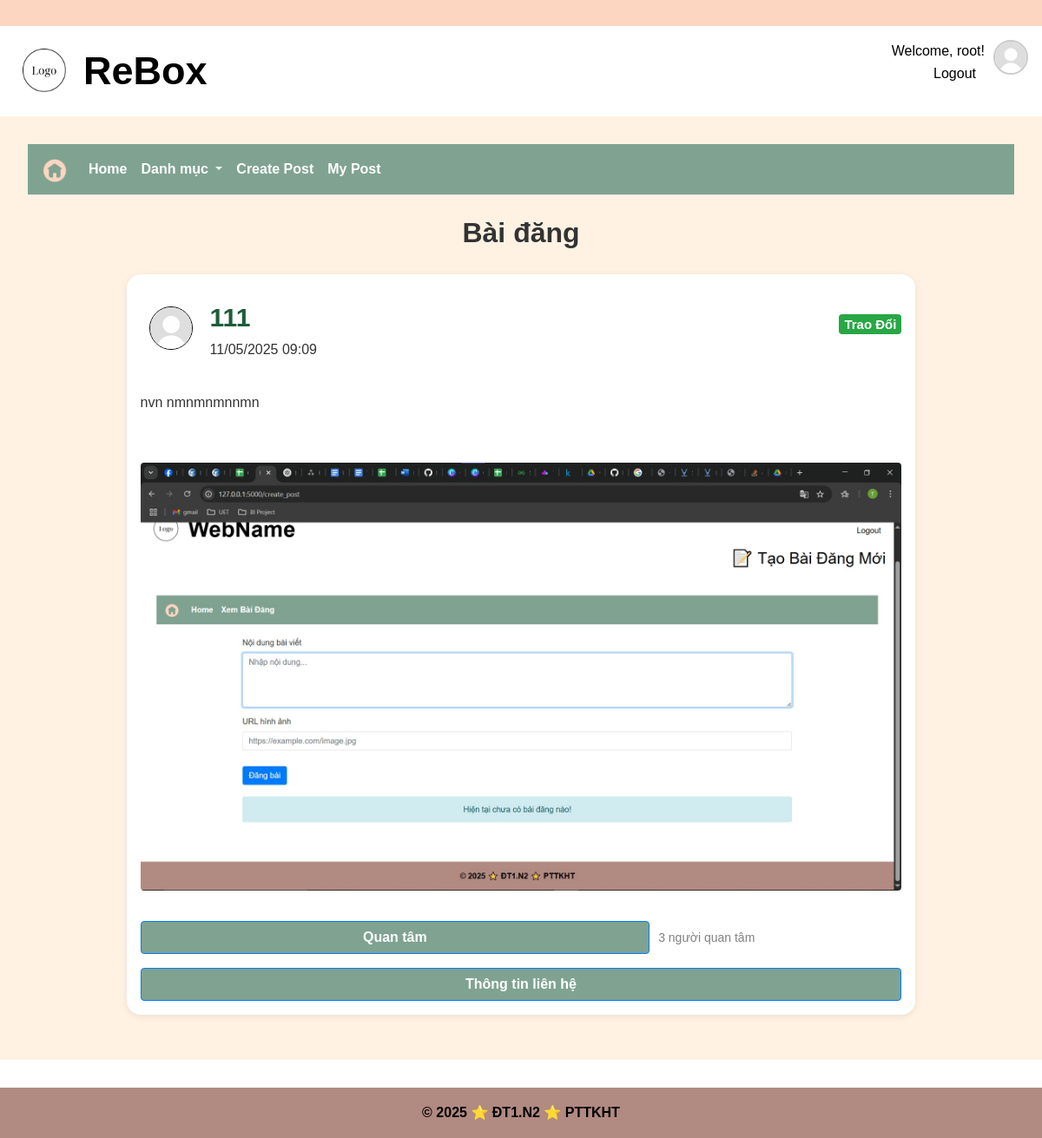
Screenshot of /category/16/post/3e80b1e5-c973-48a6-aa59-25d2b35225d1 (signed in) with the database file from the repository.
### app/models/user.py (models this page shows, shortened)
class User(UserMixin, csdl.Model):
    id = csdl.Column(csdl.Integer, primary_key=True)
    username = csdl.Column(csdl.String(50), unique=True, nullable=False)
    password  = csdl.Column(csdl.String(128), nullable=False)
    avatar = csdl.Column(csdl.Text, nullable = True)
    fullname = csdl.Column(csdl.String(120), nullable=False)
    date_of_birth = csdl.Column(csdl.Date, nullable = True)
    gender = csdl.Column(csdl.String(10), nullable = True)
    address = csdl.Column(csdl.Text, nullable = True)
    email = csdl.Column(csdl.String(120), unique=True, nullable=False)
    phone = csdl.Column(csdl.String(20), nullable=True) #co the null
    facebook = csdl.Column(csdl.Text, nullable =True)
    roles = csdl.relationship('Role', secondary='user_role', backref=csdl.backref('users', lazy='dynamic'))
    created_date = csdl.Column(csdl.DateTime, default=datetime.utcnow)  # Thêm dòng này
    def has_role(self, role_name):
        for role in self.roles:
            if role.name == role_name:
                return True
        return False

### app/models/post.py (models this page shows, shortened)
class Post(csdl.Model):
    __tablename__ = 'post'
    post_id = csdl.Column(csdl.String(50), primary_key=True)  # Khóa chính, kiểu chuỗi
    content = csdl.Column(csdl.String(500), nullable=False)   # Nội dung bài đăng
    image_url = csdl.Column(csdl.String(255), nullable=True)   # Link hình ảnh bài đăng
    is_approved = csdl.Column(csdl.Boolean, default=False)    # Cờ kiểm duyệt bài đăng , aaproved/ reject
    status = csdl.Column(csdl.String(50), default='pending')  # Trạng thái bài đăng pending/received item
    post_type = csdl.Column(csdl.String(50), nullable=False)  # Loại bài đăng (thanh lý, trao đổi, donate)
    create_date = csdl.Column(csdl.DateTime, default=csdl.func.now())  # Thời gian tạo bài đăng
    approval_date = csdl.Column(csdl.DateTime, nullable=True) # time duyệt
    submit_date = csdl.Column(csdl.DateTime, nullable=True)  # Thời gian kết thúc bài đăng
    user_id = csdl.Column(csdl.Integer, csdl.ForeignKey('user.id'), nullable=False)
    category_id = csdl.Column(csdl.Integer, csdl.ForeignKey('category.id'), nullable=False)
    interest_count = csdl.Column(csdl.Integer, default=0)
    interested_user_id = csdl.Column(csdl.Text, default='')
    user = csdl.relationship('User', backref='posts')
    category = csdl.relationship('Category', backref='posts')

### app/posts/post_routes.py (the view)
@post_blueprint.route('/category/<int:category_id>/post/<string:post_id>' , methods=['GET', 'POST'])
@login_required
def view_post_detail(category_id, post_id):
    post = Post.query.get_or_404(post_id)
    category = Category.query.get_or_404(category_id)
    if post.category_id != category.id:
        flash("Bài viết không thuộc danh mục này.", "danger")
        return redirect(url_for('main.index'))
    post.contact_info = parse_contact(post.content)
    return render_template('post/post_detail.html',
        post=post,
        category=category)

### app/models/user.py (called while the page is built)
@login_manager.user_loader
def load_user(user_id): #luu ttin user by id da luu trong session login
    return User.query.get(int(user_id)) #doi tuong User chua ttin (username, pass,email, ...)

### app/posts/post_routes.py (called while the page is built)
def parse_contact(content):
    contact_data = []
    if 'Liên hệ:' not in content:
        return contact_data
    lines = content.split('Liên hệ:')[1].strip().split('\n')
    for line in lines:
        if ':' not in line:
            continue
        label, value = line.split(':', 1)
        value = value.strip()
        if value and value.lower() != 'none':
            contact_data.append({
                'label': label.strip().capitalize(),  # Viết hoa nhãn
                'value': value
            })
    return contact_data

@post_blueprint.context_processor
def inject_categories():
    from app.models.category import Category
    return dict(categorys=Category.query.all())

### app/posts/templates/post/post_detail.html (shortened to what this page needs)
{% extends 'base.html' %} {% block title %}Bài Đăng{% endblock %}
{% block extra_css %}
<link
  rel="stylesheet"
  href="{{ url_for('static', filename='css/post.css') }}"
/>
<link
  rel="stylesheet"
  href="{{ url_for('static', filename='css/color.css') }}"
/>
{% endblock %}
{%block content %}
<nav class="navbar navbar-expand-lg navbar-light bg-light mb-4">
  <a class="navbar-brand" href="{{ url_for('home.homepage') }}">
    <img
      src="{{ url_for('static', filename='image/home.png') }}"
      style="width: 30px"
      alt="home image"
    />
  </a>
  <div class="collapse navbar-collapse" id="navbarSupportedContent">
    <ul class="navbar-nav mr-auto">
      <li class="nav-item">
        <a class="nav-link" href="{{ url_for('home.homepage') }}">Home</a>
      </li>
      <li class="nav-item dropdown">
        <a
          class="nav-link dropdown-toggle"
          href="#"
          id="navbarDropdown"
          role="button"
          data-toggle="dropdown"
          aria-haspopup="true"
          aria-expanded="false"
        >
          Danh mục
        </a>
      </li>
      <li class="nav-item">
        <a class="nav-link" href="{{ url_for('post.create_post') }}"
          >Create Post</a
        >
      </li>
      <li class="nav-item">
        <a class="nav-link" href="{{ url_for('post.my_posts') }}">My Post</a>
      </li>
    </ul>
  </div>
</nav>
<h2 style="text-align: center; font-weight: bold">Bài đăng</h2>
<div class="view-post-general">
  <div class="all-cards">
    <div class="post-card" style="width: 80%">
      <div class="post-header">
        <div
          class="user-info"
          style="background-color: transparent; border: 0px"
        >
          <img
            src="{{post.user.avatar}}"
            alt="Avatar"
            width="50px"
            class="avatar-user-info"
            style="border: 1px solid black"
          />
          <div style="margin-left: 10px">
            <p style="font-size: 30px; font-weight: bold; color: #1c5d39">
              {{ post.user.fullname }}
            </p>
            <p>{{ post.create_date | datetime }}</p>
          </div>
        </div>
        <h5 class="card-title">
          {% if post.post_type == 'Thanh Lý' %}
          <span class="badge bg-primary text-white">{{ post.post_type }}</span>
          {% elif post.post_type == 'Trao Đổi' %}
          <span class="badge bg-success text-white">{{ post.post_type }}</span>
          {% elif post.post_type == 'Donate' %}
          <span class="badge bg-warning text-dark">{{ post.post_type }}</span>
          {% else %}
          <span class="badge bg-secondary text-white">{{ post.post_type }}</span
          >{% endif %}
        </h5>
      </div>
      <div class="post-text">
        <p class="card-text" style="white-space: pre-line">
          {{ post.content.split('Liên hệ:')[0] }}
        </p>
      </div>
      <div class="post-image">
        {% if post.image_url %}
        <div class="row mt-3">
          {% for img in post.image_url.split(',') %}
          <div>
            <img
              src="{{ img.strip() }}"
              alt="Ảnh bài viết"
              class="img-fluid rounded shadow-sm"
            />
          </div>
          {% endfor %}
        </div>
        {% endif %}
      </div>
      <div class="post-footer">
        <div class="post-button" style="margin-top: 20px; width: 100%">
          {% if post.user_id %}
          <form
            method="post"
            action="{{ url_for('post.add_interest', post_id=post.post_id) }}?from_detail=1"
            style="display: flex; gap: 10px; align-items: center"
          >
            <button
              type="submit"
              class="btn btn-primary w-100"
              style="background-color: var(--mau4); font-weight: bold; flex: 2"
            >
              Quan tâm
            </button>
            <span style="flex: 1"
              >{{ post.interest_count }} người quan tâm</span
            >
          </form>
          <button
            type="button"
            class="btn btn-primary mt-3 w-100 contact-btn"
            style="background-color: var(--mau4); font-weight: bold"
            data-post-id="{{ post.id }}"
            data-user-authenticated="{{ 'True' if current_user.is_authenticated else 'False' }}"
          >
            Thông tin liên hệ
          </button>
          {% endif %}
        </div>
      </div>
    </div>
  </div>
</div>
{% endblock %}

### app/templates/base.html (shortened to what this page needs)
<!DOCTYPE html>
<html lang="vi-VN">
  <head>
    <link
      rel="stylesheet"
      href="https://cdn.jsdelivr.net/npm/bootstrap@4.0.0/dist/css/bootstrap.min.css"
    />
    <link
      rel="stylesheet"
      href="{{ url_for('static', filename='css/base.css') }}"
    />
    {% block extra_css %}{% endblock %}
  </head>
  <body>
    <header>
      <div class="top-bar"></div>
      <div class="header-logo">
        <div class="logo-image">
          <a href="{{ url_for('home.homepage') }}">
            <img
              src="{{ url_for('static', filename='image/logo.png') }}"
              alt="logo"
              style="width: 50px"
            />
          </a>
        </div>
        <div class="name-web">
          <p>ReBox</p>
        </div>
        <div class="select-login">
          <nav class="nav-select-login">
            {% if current_user.is_authenticated %}
            <p>Welcome, {{ current_user.username }}!</p>
            <a href="{{ url_for('auth.logout') }}">Logout</a>
            {% else %}
            <a href="{{ url_for('auth.login') }}">Login</a> |
            <a href="{{ url_for('auth.register') }}">Register</a> |
            <a href="{{ url_for('auth.adminLogin') }}">Admin</a>
            {% endif %}
          </nav>
        </div>
        <div class="dropdown">
          <a  id="avatarDropdown" data-bs-toggle="dropdown" aria-expanded="false">
            <img src="{{ user.avatar or url_for('static', filename='image/avatar.png') }}" alt="avatar" class="rounded-circle" width="40" height="40" style="object-fit: cover; border: 2px solid #ccc; margin-left: 10px; cursor: pointer;">
          </a>
        </div>
      </div>
    </header>
    <main>{% block content %} {% endblock %}</main>
    <footer>
      <div class="footer-content">
        <p>&copy; 2025 ⭐ ĐT1.N2 ⭐ PTTKHT</p>
      </div>
    </footer>
  </body>
</html>

### app/static/css/base.css (style rules this page uses)
:root { --topBar: var(--mau2); --header: white; --menu-bar-color: var(--mau4); --selected-menu-color: var(--mau3); --text-select-login: var(--mau6); --btn-search: var(--mau9); --btn-search-hover: var(--mau8); --footer-background: var(--mau6); --text-header: black; --text-login-register: black; --text-menu-login-register: black; --text-footer: white; --text-menu-home: white; --text-menu-home-hover: black; --text-menu-home-selected: black; --text-btn-search: white; --text-btn-search-hover: black; --mau1: #86946d; --mau2: #fdd6c2; --mau3: #ccd9b7; --mau4: #7fa390; --mau5: #b0e1e1; --mau6: #b18a81; --mau7: #d9c297; --mau8: #c4a289; --mau9: #7b544c; --mau20: #f6ffe7; }
* { margin: 0; padding: 0; box-sizing: border-box; }
p { margin-bottom: 0px !important; }
html, body { height: 100%; margin: 0; display: flex; flex-direction: column; }
body { font-family: "Arial", sans-serif; background-color: white; color: #333; line-height: 1.6; }
.logo-image { margin: 10px; }
.name-web { margin: 0 10px !important; font-size: 45px; font-weight: bold; }
.top-bar { height: 30px; background-color: var(--topBar); z-index: 999; }
header { display: table-row; }
.header-logo { display: flex; background-color: var(--header); color: var(--text-header); padding: 1rem; }
.select-login { margin-left: auto; text-align: right; color: var(--text-login-register); text-decoration: none; }
.nav-select-login a { color: var(--text-menu-login-register); margin: 0 10px; text-decoration: none; }
main { padding: 2rem; flex: 1; }
footer { background-color: var(--footer-background); color: var(--text-header); text-align: center; padding: 1rem; margin-top: 2rem; font-weight: bold; }
.nav-link { color: var(--text-menu-home) !important; font-weight: bold; }
.bg-light { background-color: var(--menu-bar-color) !important; }

### app/static/css/post.css (style rules this page uses)
.navbar { border-bottom: 1px solid #e5e7eb; }
.user-info { display: flex; gap: 10px; align-items: center; padding: 10px; background-color: var(--mau14); border-radius: 10px; border: 2px solid gray; }
.avatar-user-info { border-radius: 30px; }
main { background-color: var(--mau13); }
.post-card { width: 450px; padding: 16px; background: white; border-radius: 16px; box-shadow: 0 2px 8px rgba(0, 0, 0, 0.08); font-family: sans-serif; margin: 20px auto; }
.post-header { display: flex; align-items: center; justify-content: space-between; }
.post-text { margin: 0px 0; font-size: 16px; }
.post-image { display: flex; margin: 15px; position: relative; height: auto; }
.post-footer { display: flex; justify-content: space-between; flex-wrap: wrap; margin-top: 12px; font-size: 14px; color: gray; }
.all-cards { flex: 1; display: flex; flex-wrap: wrap; gap: 10px; justify-content: space-between; }
.view-post-general { display: flex; }

### app/static/css/color.css (style rules this page uses)
:root { --sidebar-background: white; --user-info-background: var(--mau13); --profile-menu-li-hover-background: var(--mau4); --profile-menu-li-hover-color: white; --profile-menu-li-active-background: var(--mau3); --profile-menu-li-active-color: black; --accManagement-main-background: var(--mau4); --accManagement-tab-background: var(--mau13); --accManagement-tab-ul-hover-background: var(--mau4); --accManagement-tab-ul-hover-color: white; --profile-content-background: var(--mau13); --mau1: #86946d; --mau2: #fdd6c2; --mau3: #ccd9b7; --mau4: #7fa390; --mau5: #b0e1e1; --mau6: #b18a81; --mau7: #d9c297; --mau8: #c4a289; --mau9: #7b544c; --mau10: #f6f0eb; --mau11: #d6e1d1; --mau12: #241f1c; --mau13: #fff2e3; --mau14: #f6ffe7; }

### rows the page displays
User: username "root", avatar (placeholder picture)
User: user.avatar (placeholder picture), user.fullname "111"
Post: create_date "11/05/2025 09:09", post_type "Trao Đổi", content "nvn nmnmnmnnmn", strip (picture), interest_count "3"
